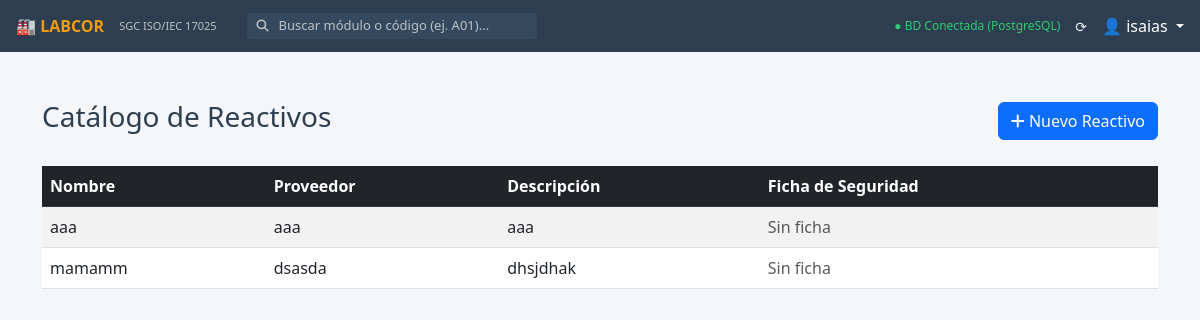
Page /m11/reactivos/ (signed in) on the committed database.
### m11_reactivos/models.py (models this page shows, shortened)
class AuditoriaBase(models.Model):
    id_registro = models.AutoField(primary_key=True)
    fecha_creacion = models.DateTimeField(auto_now_add=True)
    fecha_modificacion = models.DateTimeField(auto_now=True)
    usuario_creacion = models.ForeignKey(User, related_name='%(class)s_creados', on_delete=models.SET_NULL, null=True, blank=True)
    usuario_modificacion = models.ForeignKey(User, related_name='%(class)s_modificados', on_delete=models.SET_NULL, null=True, blank=True)
    activo = models.BooleanField(default=True)
    class Meta:
        abstract = True

class Reactivo(AuditoriaBase):
    nombre = models.CharField(max_length=200)
    descripcion = models.TextField(blank=True, verbose_name="Descripción/Uso")
    ficha_seguridad = models.FileField(upload_to='m11/fichas_seguridad/', blank=True, null=True)
    proveedor = models.ForeignKey(Proveedor, on_delete=models.SET_NULL, null=True, blank=True)

class Proveedor(AuditoriaBase):
    nombre = models.CharField(max_length=200, verbose_name="Nombre del Proveedor", unique=True)
    contacto = models.CharField(max_length=200, blank=True)
    telefono = models.CharField(max_length=50, blank=True)
    email = models.EmailField(blank=True)
    aprobado = models.BooleanField(default=False, verbose_name="Proveedor Aprobado")
    fecha_evaluacion = models.DateField(null=True, blank=True)
    comentarios = models.TextField(blank=True)

### m11_reactivos/views.py (the view)
# urls.py: path('reactivos/', views.lista_reactivos, name='m11_lista_reactivos'),
@login_required
def lista_reactivos(request):
    reactivos = Reactivo.objects.filter(activo=True).select_related('proveedor')
    return render(request, 'm11_reactivos/lista_reactivos.html', {'reactivos': reactivos})

### m11_reactivos/templates/m11_reactivos/lista_reactivos.html (shortened to what this page needs)
{% extends 'base.html' %}
{% block content %}
<div class="container mt-4">
    <div class="d-flex justify-content-between align-items-center mb-4">
        <h3>Catálogo de Reactivos</h3>
        <a href="{% url 'm11_nuevo_reactivo' %}" class="btn btn-primary">
            <i class="fas fa-plus"></i> Nuevo Reactivo
        </a>
    </div>
    <table class="table table-striped table-hover">
        <thead class="table-dark">
            <tr>
                <th>Nombre</th>
                <th>Proveedor</th>
                <th>Descripción</th>
                <th>Ficha de Seguridad</th>
            </tr>
        </thead>
        <tbody>
            {% for reactivo in reactivos %}
            <tr>
                <td>{{ reactivo.nombre }}</td>
                <td>{{ reactivo.proveedor.nombre|default:"No asignado" }}</td>
                <td>{{ reactivo.descripcion }}</td>
                <td>
                    {% if reactivo.ficha_seguridad %}
                        <a href="{{ reactivo.ficha_seguridad.url }}" target="_blank" class="btn btn-sm btn-info">Ver PDF</a>
                    {% else %}
                        <span class="text-muted">Sin ficha</span>
                    {% endif %}
                </td>
            </tr>
            {% empty %}
            <tr>
                <td colspan="4" class="text-center">No hay reactivos registrados.</td>
            </tr>
            {% endfor %}
        </tbody>
    </table>
</div>
{% endblock %}

### templates/base.html (shortened to what this page needs)
{% load static %}
<!DOCTYPE html>
<html lang="es">
<head>
    <link href="https://cdn.jsdelivr.net/npm/bootstrap@5.3.0/dist/css/bootstrap.min.css" rel="stylesheet">
    <link rel="stylesheet" href="https://cdnjs.cloudflare.com/ajax/libs/font-awesome/6.4.0/css/all.min.css">
</head>
<body>
    <div class="topbar">
        <a href="{% url 'inicio' %}" class="topbar-brand">🏭 LABCOR</a>
        <span class="topbar-subtitle">SGC ISO/IEC 17025</span>
        <div class="search-container d-none d-md-flex">
            <i class="fas fa-search" style="color: #bdc3c7; font-size: 12px;"></i>
            <input type="text" id="searchInput" class="search-input" placeholder="Buscar módulo o código (ej. A01)...">
        </div>
        <div class="ms-auto d-flex align-items-center">
            <span style="font-size: 12px; color: #2ecc71; margin-right: 15px;">
                ● BD Conectada (PostgreSQL)
            </span>
            <span style="font-size: 14px; margin-right: 15px; cursor: pointer;">
                ⟳
            </span>
            <div class="dropdown">
                <a href="#" class="text-decoration-none text-white dropdown-toggle" data-bs-toggle="dropdown">
                    👤 {{ user.username|default:"Admin" }}
                </a>
            </div>
        </div>
    </div>
    <main class="main-content">
        {% block content %}
        {% endblock %}
    </main>
</body>
</html>

### templates/base.html (style rules this page uses)
:root { --bg-main: #f4f6f9; --bg-topbar: #2c3e50; --card-bg: #ffffff; --card-border: #dee2e6; --card-hover: #ebf5fb; --text-main: #2c3e50; }
body { background-color: var(--bg-main); color: var(--text-main); font-family: 'Segoe UI', system-ui, sans-serif; overflow-x: hidden; margin: 0; }
.topbar { background-color: var(--bg-topbar); height: 52px; position: fixed; top: 0; width: 100%; z-index: 1050; display: flex; align-items: center; padding: 0 16px; color: #ecf0f1; }
.topbar-brand { font-size: 16px; font-weight: bold; color: #f39c12; margin-right: 15px; text-decoration: none; }
.topbar-subtitle { font-size: 11px; color: #bdc3c7; margin-right: 30px; }
.search-container { display: flex; align-items: center; background-color: #34495e; border-radius: 4px; padding: 2px 10px; }
.search-input { background: transparent; border: none; color: white; outline: none; margin-left: 8px; width: 250px; font-size: 13px; }
.search-input::placeholder { color: #bdc3c7; }
.main-content { margin-left: 0; margin-top: 52px; padding: 24px; min-height: calc(100vh - 52px); }

### rows in the picture
Reactivo: nombre "aaa", proveedor.nombre "aaa", descripcion "aaa", ficha_seguridad "Sin ficha"
Reactivo: nombre "mamamm", proveedor.nombre "dsasda", descripcion "dhsjdhak", ficha_seguridad "Sin ficha"

### other values in the picture
{{ user.username|default:"Admin" }} "isaias"
